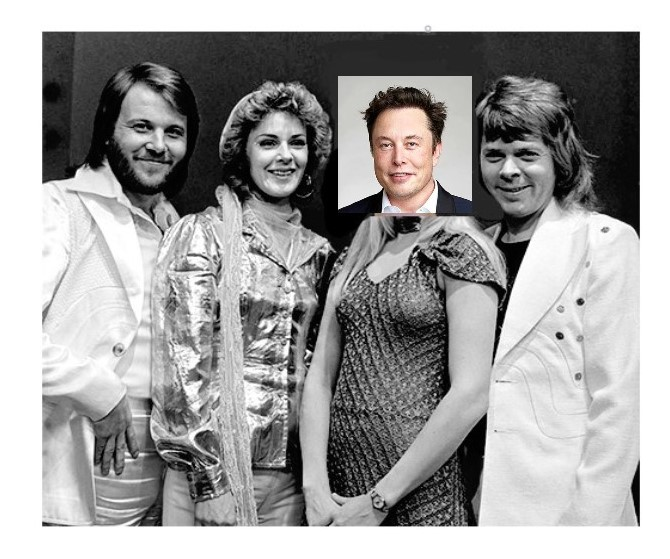
#> input picture image/test3.jpg, 670 x 559 px, found by its file name
$ python face_detection.py
#> lines starting #> are read from the running program, lines starting #| are printed output that depends on the picture; after the words box and inside, x2 and y2 are one past the last pixel; in counts of white or black regions, pixels touching at a corner belong together
import cv2
import sys

# Use OpenCV's internal data path for Haar cascades
cascPath = cv2.data.haarcascades + "haarcascade_frontalface_default.xml"
faceCascade = cv2.CascadeClassifier(cascPath)

image = cv2.imread("E:\\Python\\Face_Detection\\image\\test3.jpg")
#> image is the input picture: shape (559, 670, 3); mean B, G, R 159.1, 159.4, 160.1
gray = cv2.cvtColor(image, cv2.COLOR_BGR2GRAY)

faces = faceCascade.detectMultiScale(
    gray,
    scaleFactor=1.1,
    minNeighbors=5,
    minSize=(30, 30),
    flags=cv2.CASCADE_SCALE_IMAGE
)
#> faces = [[245, 113, 76, 76], [362, 114, 77, 77], [110, 95, 87, 87], [464, 121, 90, 90]]

# Print the number of faces detected
print("Found {0} faces!".format(len(faces)))
#| Found 4 faces!

# Draw rectangles around the faces
for (x, y, w, h) in faces:
    cv2.rectangle(image, (x, y), (x+w, y+h), (255, 0, 0), 2)  # Blue rectangle
#> this loop made 4 passes
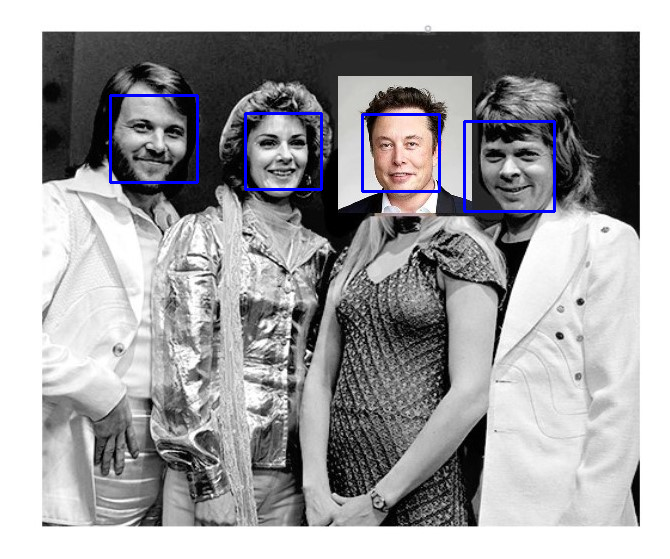
#> image: shape (559, 670, 3); 1.05% of pixels changed, all inside (x1, y1, x2, y2) = (109, 94, 556, 213)

# Display the output image with rectangles
cv2.imshow("Faces found", image)

# Keep the window open until a key is pressed
cv2.waitKey(0)

# Close all windows
cv2.destroyAllWindows()

$ run again, with image/test1.jpg copied over image/test3.jpg
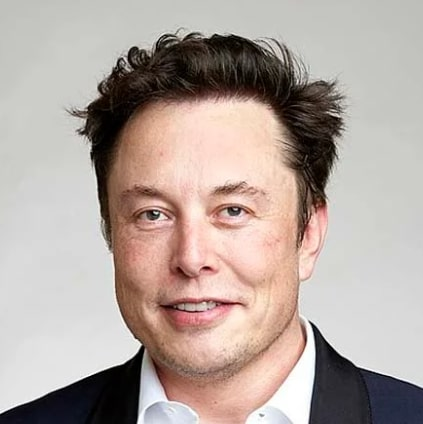
#> input picture image/test1.jpg, 423 x 424 px, found by its file name
#> image is the input picture: shape (424, 423, 3); mean B, G, R 159.2, 165.7, 179.2
#> `gray = cv2.cvtColor(image, cv2.COLOR_BGR2GRAY)`:
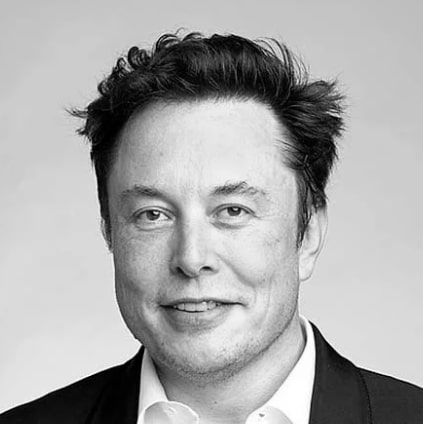
#> gray: shape (424, 423); min 0, max 255, mean 169
#> faces = [[81, 122, 228, 228]]
#| Found 1 faces!
#> the loop `for (x, y, w, h) in faces:` made 1 pass
#> after the loop `for (x, y, w, h) in faces:`:
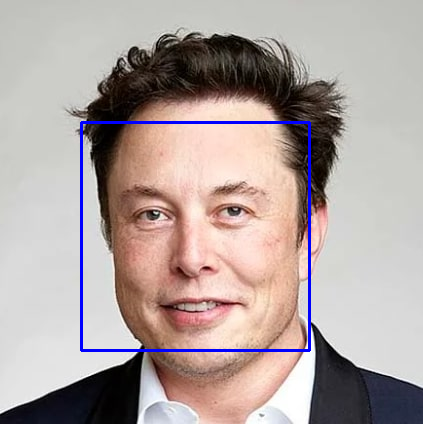
#> image: shape (424, 423, 3); 1.52% of pixels changed, all inside (x1, y1, x2, y2) = (80, 121, 311, 352)

$ run again, with image/test2.jpg copied over image/test3.jpg
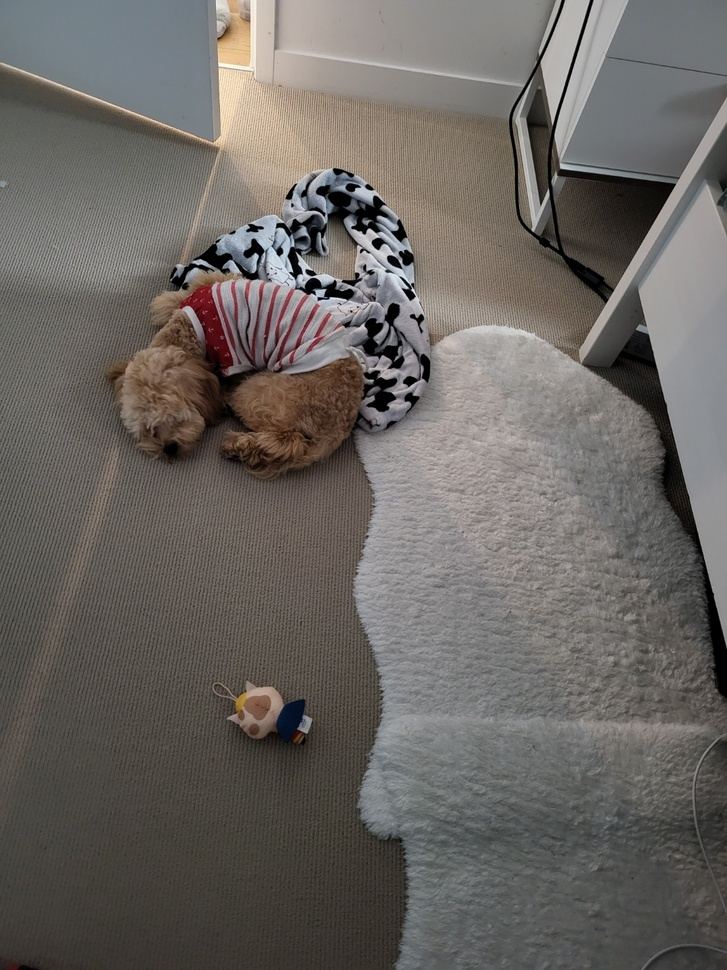
#> input picture image/test2.jpg, 727 x 970 px, shrunk from 1080 x 1440 before the run, found by its file name
#> image is the input picture: shape (970, 727, 3); mean B, G, R 98.1, 102.2, 106.3
#> `gray = cv2.cvtColor(image, cv2.COLOR_BGR2GRAY)`:
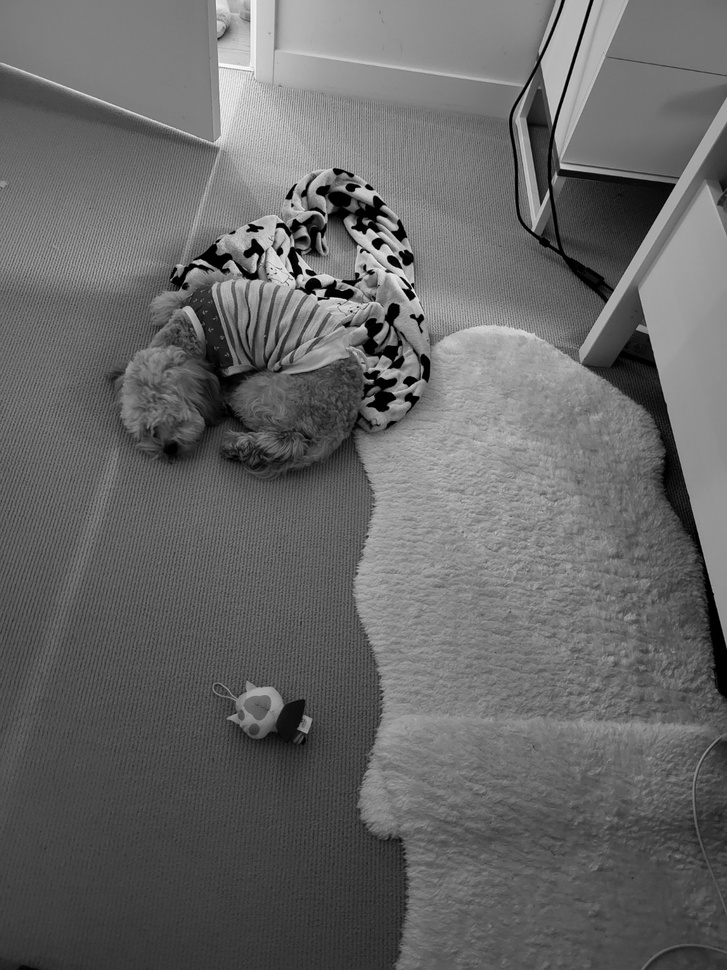
#> gray: shape (970, 727); min 0, max 254, mean 103
#> faces = ()
#| Found 0 faces!
